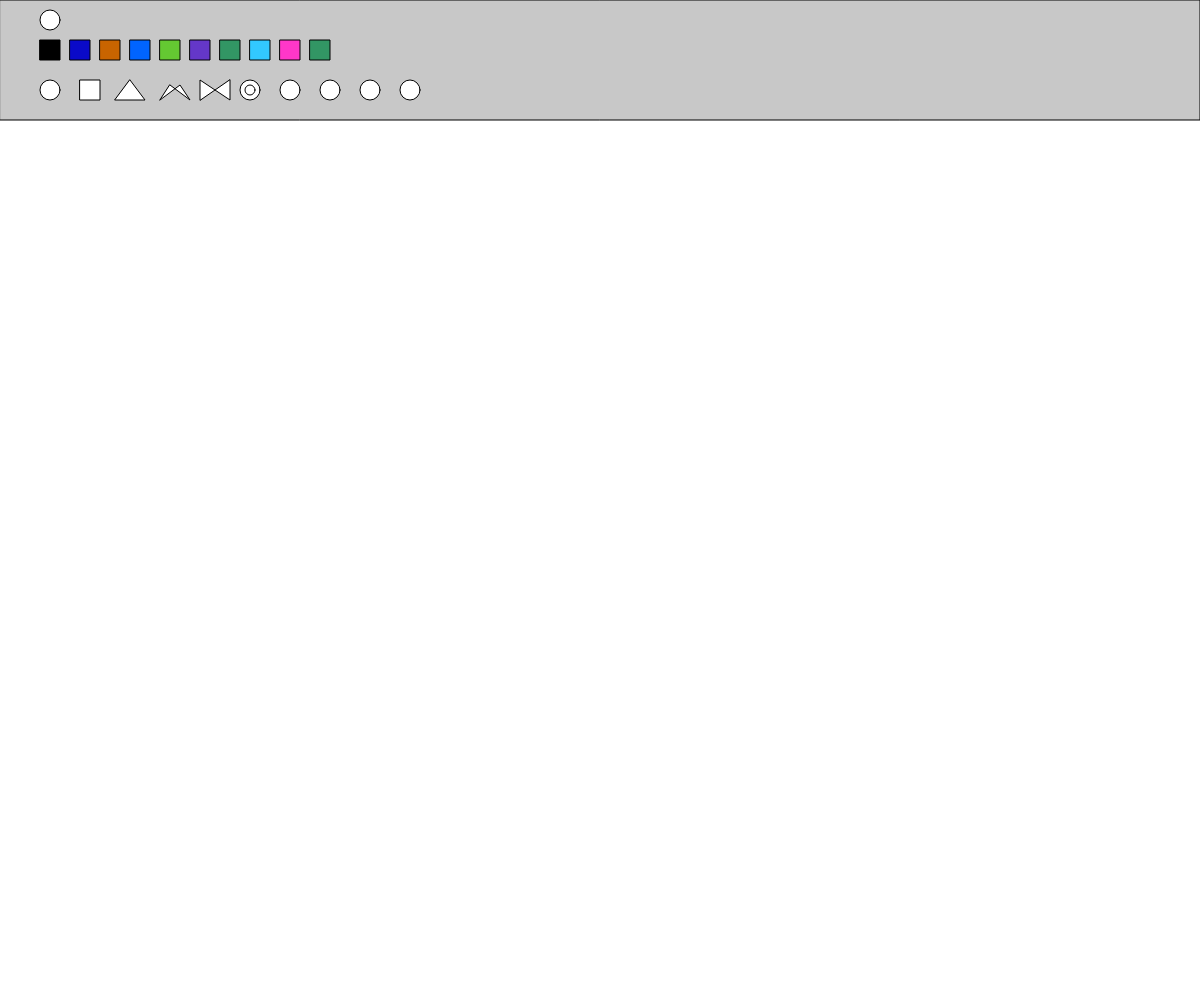
Frame 1 (no input)
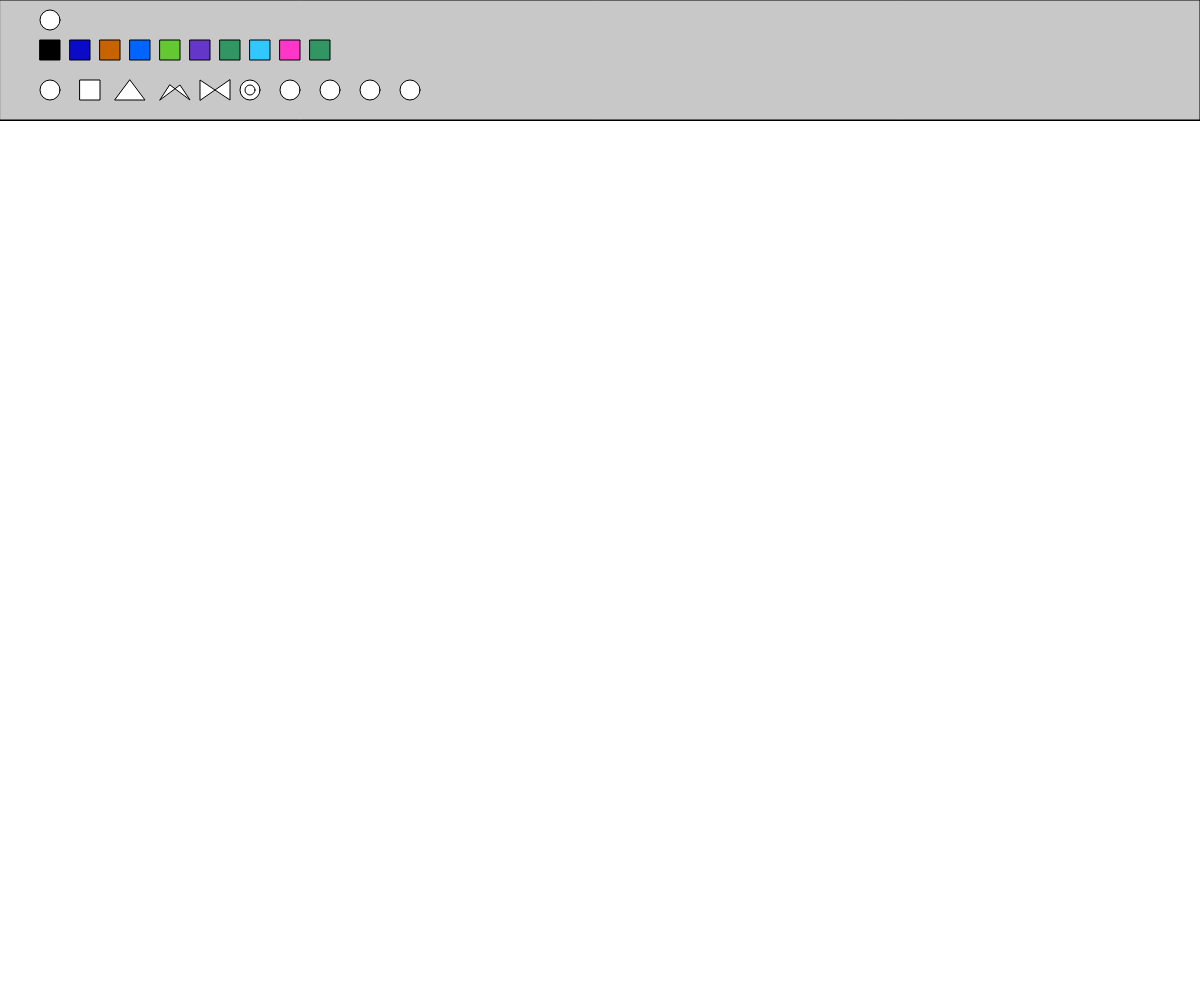
Frame 60 (no input)
Frame 120 (the mouse pressed at the canvas centre since frame 60): identical to frame 60, image omitted

The p5.js sketch that drew these frames (run headless with seeded random() and noise() and a simulated clock; from frame 60 on, the mouse is pressed at the canvas centre):

// p5.js sketch
// ── sketch.js
// Primero definimos la posición y el tamaño de los botones. 
var boton1x = 40;
var boton1y = 40;
var boton1tam = 20;

var boton2x = 70;
var boton2y = 40;
var boton2tam = 20;

var boton3x = 100;
var boton3y = 40;
var boton3tam = 20;

var boton4x = 130;
var boton4y = 40;
var boton4tam = 20;

var boton5x = 160;
var boton5y = 40;
var boton5tam = 20;

var boton6x = 190;
var boton6y = 40;
var boton6tam = 20;

var boton7x = 220;
var boton7y = 40;
var boton7tam = 20;

var boton8x = 250;
var boton8y = 40;
var boton8tam = 20;

var boton9x = 280;
var boton9y = 40;
var boton9tam = 20;

var boton10x = 310;
var boton10y = 40;
var boton10tam = 20;

var boton11x = 50;
var boton11y = 20;
var boton11tam = 20;

var boton12x = 50;
var boton12y = 90;
var boton12tam = 20;

var boton13x = 80;
var boton13y = 80;
var boton13tam = 20;

var boton14x = 130;
var boton14y = 90;
var boton14tam = 20;

var boton15x = 170;
var boton15y = 90;
var boton15tam = 20;

var boton16x = 210;
var boton16y = 90;
var boton16tam = 20;

var boton17x = 250;
var boton17y = 90;
var boton17tam = 20;

var boton18x = 290;
var boton18y = 90;
var boton18tam = 20;

var boton19x = 330;
var boton19y = 90;
var boton19tam = 20;

var boton20x = 370;
var boton20y = 90;
var boton20tam = 20;

var boton21x = 410;
var boton21y = 90;
var boton21tam = 20;





// Estas dos variables nos sirven para saber qué color y qué herramienta
// tenemos seleccionada.
var herramienta = 0;
var colorSelect = 0;

function setup() {
  // Usamos windowWidth y windowHeight para saber cual es el tamaño de
  // la ventana del explorador de la persona que esta visitando nuestra 
  // página y creamos un canvas de este tamaño.
  createCanvas(windowWidth, windowHeight);
  background(255, 255, 255);
  

}

function draw() {
  // Pintamos los botones en la pantalla para que el usuario sepa donde
  // debe hace click. Aunque en este ejemplo solo de usan rectángulos,
  // estos botones deberían ser representativos de la función para la
  // que sirven. 
  stroke(0);
  frameRate(60);
  fill(200);
  rect(0, 0, windowWidth, 120);

  fill(0, 0, 0);
  rect(boton1x, boton1y, boton1tam, boton1tam);
  fill(10, 10, 200);
  rect(boton2x, boton2y, boton2tam, boton2tam);
  fill(200, 100, 0);
  rect(boton3x, boton3y, boton3tam, boton3tam);
  fill(0, 100, 255);
  rect(boton4x, boton4y, boton4tam, boton4tam);
  fill(100, 200, 50);
  rect(boton5x, boton5y, boton5tam, boton5tam);
  fill(100,55, 200);
  rect(boton6x, boton6y, boton6tam, boton6tam);
  fill(50, 150, 100);
  rect(boton7x, boton7y, boton7tam, boton7tam);
  fill(50, 200, 255);
  rect(boton8x, boton8y, boton8tam, boton8tam);
  fill(1000,55, 200);
  rect(boton9x, boton9y, boton9tam, boton9tam);
  fill(50, 150, 100);
  rect(boton10x, boton10y, boton10tam, boton10tam);
  fill(255);
  ellipse(boton11x, boton11y, boton11tam, boton11tam);
  ellipse(boton12x, boton12y, boton12tam, boton12tam);
  rect(boton13x, boton13y, boton13tam, boton13tam);
  triangle(boton14x-15, boton14y+10, boton14x+15, boton14y+10, boton14x, boton14y-10);
  quad( boton15x-10,boton15y+10,boton15x+10,boton15y-5, boton15x+20,boton15y+10, boton15x,boton15y-5);
  quad(boton16x-10,boton16y+10,boton16x-10,boton16y-10, boton16x+20,boton16y+10, boton16x+20,boton16y-10);
  ellipse(boton17x, boton17y, boton17tam, boton17tam);
  ellipse(boton17x, boton17y, boton17tam-10, boton17tam-10);
  ellipse(boton18x, boton18y, boton18tam, boton18tam);
  ellipse(boton19x, boton19y, boton19tam, boton19tam);
  ellipse(boton20x, boton20y, boton20tam, boton20tam);
  ellipse(boton21x, boton21y, boton21tam, boton21tam);
 



  if (mouseIsPressed) {
    // Definimos el área sensible de los botones y para que sirven.
    // En este caso tenemos dos botones que sirven para cambiar entre
    // dos herramientas.
    if (mouseX > boton12x-boton12tam/2 && mouseX < boton12x + boton12tam/2 &&
      mouseY > boton12y-boton12tam/2 && mouseY < boton12y + boton12tam/2) {
      herramienta = 0;
    }
    if (mouseX > boton13x && mouseX < boton13x + boton13tam &&
      mouseY > boton13y && mouseY < boton13y + boton13tam) {
      herramienta = 1;
    }
    // Y dos botones que sirven para cambiar entre dos colores.
    if (mouseX > boton14x-30 && mouseX < boton14x + 20 &&
      mouseY > boton14y-50 && mouseY < boton14y +30) {
      herramienta = 2;
    }
    if (mouseX > boton15x && mouseX < boton15x + boton15tam &&
      mouseY > boton15y && mouseY < boton15y + boton15tam) {
      herramienta = 3;
    }
    if (mouseX > boton16x && mouseX < boton16x + boton16tam &&
      mouseY > boton16y && mouseY < boton16y + boton16tam) {
      herramienta = 4;
    }
      if (mouseX > boton17x-boton17x/2 && mouseX < boton17x + boton17tam/2 &&
      mouseY > boton17y-boton17tam/2 && mouseY < boton17y + boton17tam/2) {
      herramienta = 5;
        
        
    }
    if (mouseX > boton18x && mouseX < boton18x + boton18tam &&
      mouseY > boton18y && mouseY < boton18y + boton18tam) {
      herramienta = 6;
    }
    
    if (mouseX > boton1x && mouseX < boton1x + boton1tam &&
      mouseY > boton1y && mouseY < boton1y + boton1tam) {
      colorSelect = 1;
    }
    if (mouseX > boton2x && mouseX < boton2x + boton2tam &&
      mouseY > boton2y && mouseY < boton2y + boton2tam) {
      colorSelect = 2;
    }
    if (mouseX > boton3x && mouseX < boton3x + boton3tam &&
      mouseY > boton3y && mouseY < boton3y + boton3tam) {
      colorSelect = 3;
    }
    if (mouseX > boton4x && mouseX < boton4x + boton4tam &&
      mouseY > boton4y && mouseY < boton4y + boton4tam) {
      colorSelect = 4;
      }
    if (mouseX > boton5x && mouseX < boton5x + boton5tam &&
      mouseY > boton5y && mouseY < boton5y + boton5tam) {
      colorSelect = 5;
      }
    if (mouseX > boton6x && mouseX < boton6x + boton6tam &&
      mouseY > boton6y && mouseY < boton6y + boton6tam) {
      colorSelect = 6;
      }
    if (mouseX > boton7x && mouseX < boton7x + boton7tam &&
      mouseY > boton7y && mouseY < boton7y + boton7tam) {
      colorSelect = 7;
      }
    if (mouseX > boton8x && mouseX < boton8x + boton8tam &&
      mouseY > boton8y && mouseY < boton8y + boton8tam) {
      colorSelect = 8;
      }
    if (mouseX > boton9x && mouseX < boton9x + boton9tam &&
      mouseY > boton9y && mouseY < boton9y + boton9tam) {
      colorSelect = 9;
      }
     if (mouseX > boton10x && mouseX < boton10x + boton10tam &&
      mouseY > boton10y && mouseY < boton10y + boton10tam) {
      colorSelect = 10;
      }
    if (mouseX > boton11x-boton11tam/2 && mouseX < boton11x + boton11tam/2 &&
      mouseY > boton11y-boton11tam/2 && mouseY < boton11y + boton11tam/2) {
      colorSelect = 11;
      herramienta = 11;
    }


    // Una vez seleccionado el color, lo usamos para cambiar el
    // color de relleno de la figura que pintamos después.
    if (colorSelect == 1) {
      fill(0);
    }
    if (colorSelect == 2) {
      fill(10, 10, 200);
    }
    if (colorSelect == 3) {
      fill(200, 100, 0);
    }
    if (colorSelect == 4) {
      fill(0, 100, 255);
    }
    if (colorSelect == 5) {
      fill(100, 200, 50);
    }
    if (colorSelect == 6) {
      fill(100,55, 200);
    }
    if (colorSelect == 7) {
      fill(50, 150, 100);
    }
    if (colorSelect == 8) {
      fill(50, 200, 255);
    }
    
    if (colorSelect == 9) {
      fill(1000,55, 200);
    }
    if (colorSelect == 10) {
      fill(50, 150, 100);
    }
    
    if (colorSelect == 11) {
      fill(255);
    }
   
    // Y una vez seleccionada la herramienta la usamos para pintar
    // en la pantalla.
    noStroke();
    if (herramienta == 0) {
      ellipse(mouseX - 10, mouseY - 10, 20, 20);
      
    }
    if (herramienta == 1) {
      rect(mouseX - 10, mouseY - 10, 20, 20);
      line(width / 2, height / 2, mouseX, mouseY);
    }
        if (herramienta == 2) {
      triangle(mouseX - 15, mouseY + 10, mouseX+15, mouseY +10, mouseX ,mouseY-10);
      
    }
    if (herramienta == 11) {
      ellipse(mouseX - 10, mouseY - 10, 50, 50);
      line(width / 2, height / 2, mouseX, mouseY);
    }
    if (herramienta == 3) {
      quad( mouseX-10,mouseY+10,mouseX+10,mouseY-5, mouseX+20,mouseY+10, mouseX,mouseY-5);
      
    }
   
    if(herramienta == 4) {
    quad(mouseX-10,mouseY+10,mouseX-10,mouseY-10, mouseX+20,mouseY+10, mouseX+20,mouseY-10);
    }
     if (herramienta == 5) {
       ellipse(mouseX, mouseY, 20, 20);
       fill(255);
  			ellipse(mouseX, mouseY, 10, 10);
      
    }
  
  }
}
